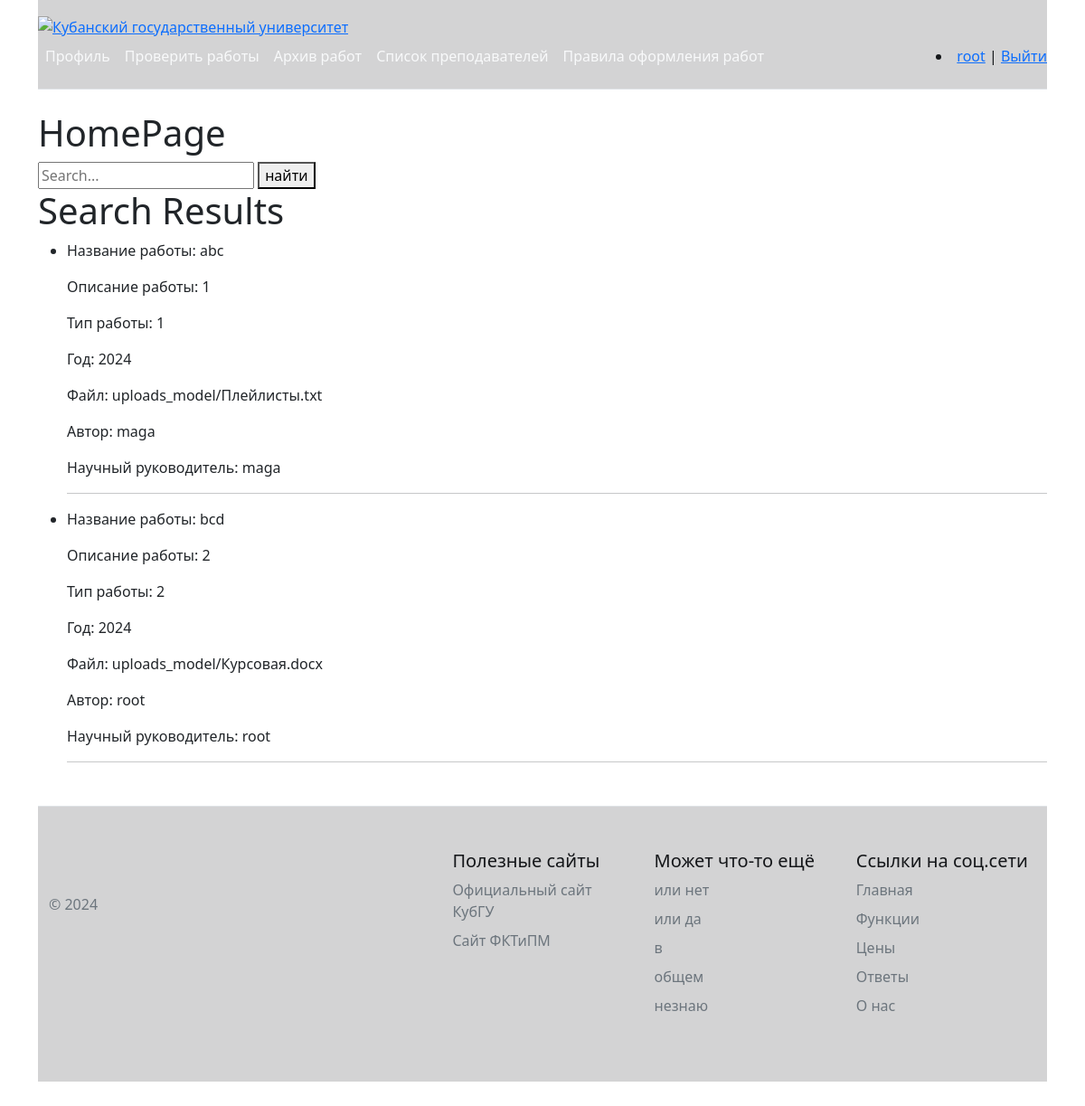
The page /home/ (signed in) on the database its author committed.
### works/models.py (models this page shows)
class Work(models.Model):
    name = models.CharField(max_length=100, db_index=True,
                            verbose_name="Название")
    description = models.CharField(max_length=100, db_index=True,
                                   verbose_name="Описание")
    type_of_work = models.CharField(max_length=100, db_index=True,
                                    verbose_name="Тип работы")
    year = models.DateTimeField(auto_now_add=True, verbose_name="Время создания")
    author = models.ForeignKey(get_user_model(), max_length=100, db_index=True,
                               verbose_name="Автор",
                               on_delete=models.SET_NULL, null=True,
                               related_name='st',)
    scientific_director = models.ForeignKey(get_user_model(), max_length=100,
                                            db_index=True, related_name='sd',
                                            verbose_name="Научный руководитель",
                                            on_delete=models.SET_NULL, null=True)
    file_word = models.FileField(upload_to='uploads_model')
    is_completed = models.BooleanField(verbose_name="Статус")

### works/views.py (the view)
# urls.py: path('', views.SearchWorksView.as_view(), name='home'),  # http://127.0.0.1:8000
class SearchWorksView(ListView):
    model = Work
    template_name = 'works/home.html'
    extra_context = {
        'title': 'Архив работ',
    }
    def get_queryset(self): # новый
        query = self.request.GET.get('q')
        if query != None:
            object_list = Work.objects.filter(
                Q(name__icontains=query)
            )
            return object_list
        else:
            return Work.objects.all()

### works/templates/works/home.html (shortened to what this page needs)
{% extends 'base.html' %}
{% block content %}
<h1>HomePage</h1>
<form action="{% url 'home' %}" method="get">
  <input name="q" type="text" placeholder="Search...">
  <button type="submit">найти</button>
</form>
<h1>Search Results</h1>
<ul>
  {% for work in object_list %}
    <li>
      <p>Название работы: {{ work.name }}</p>
      <p>Описание работы: {{ work.description }}</p>
      <p>Тип работы: {{ work.type_of_work }}</p>
      <p>Год: {{ work.year.year }}</p>
      <p>Файл: {{ work.file_word }}</p>
      <p>Автор: {{ work.author }}</p>
      <p>Научный руководитель: {{ work.scientific_director }}</p>
    </li>
    <hr>
  {% endfor %}
</ul>
{% endblock content%}

### templates/base.html (shortened to what this page needs)
{% load static %}
<!doctype html>
<html lang="en">
<head>
    <link href="https://cdn.jsdelivr.net/npm/bootstrap@5.0.2/dist/css/bootstrap.min.css" rel="stylesheet">
</head>
<body>
<div class="container">
    {% block header %}
	<div class="container alert-dark p-0 m-0">
        <header class="d-flex flex-wrap align-items-center justify-content-center justify-content-md-between py-3 mb-4 border-bottom">
          <div class="logo-img">
                    <a href="/ru" rel="home" title="Кубанский государственный университет"><img src="https://www.kubsu.ru/sites/all/themes/portal_kubsu/logo.png" alt="Кубанский государственный университет" id="logo" /></a>
          </div>
          <ul class="nav col-12 col-md-auto mb-2 justify-content-center mb-md-0">
              <li><a href="{% url 'users:edit_profile' %}"
                   class="nav-link px-2 link-light">Профиль</a></li>
              {% if user.is_authenticated %}
                  {% if user.is_staff %}
                  <li>
                      <a href="" class="nav-link px-2 link-light">Проверить работы</a>
                  </li>
                  {% else %}
                  <li>
                      <a href="" class="nav-link px-2 link-light">Писать работу</a>
                  </li>
                  {% endif %}
              {% endif %}
            <li><a href="{% url 'home' %}"
                   class="nav-link px-2 link-light">Архив
                работ</a></li>
            <li><a href="{% url 'list_teacher' %}"
                   class="nav-link px-2 link-light">Список
                преподавателей</a></li>
            <li>
                <a href="https://www.kubsu.ru/ru/fppk/oformlenie-vkr-i-kursovyh-rabot" class="nav-link px-2 link-light">Правила
                оформления работ</a></li>
          </ul>
          <div class="col-md-3 text-end">
            {% if user.is_authenticated %}
				<li class="last"><a href="{% url 'users:profile' %}">{{user.username}}</a> | <a href="{% url 'users:logout' %}">Выйти</a></li>
			{% endif %}
          </div>
        </header>
    </div>
{% endblock header %}
{% block main %}
{% block content %}
{% endblock content%}
{% endblock main%}
{% block footer %}
	<div class="container">
        <footer
                class="row row-cols-1 row-cols-sm-2 row-cols-md-5 py-5 my-5 border-top alert-dark">
            <div class="col mb-3">
              <a href="/" class="d-flex align-items-center mb-3 link-dark text-decoration-none">
                <svg class="bi me-2" width="40" height="32"><use xlink:href="#bootstrap"/></svg>
              </a>
              <p class="text-muted">&copy; 2024</p>
            </div>
            <div class="col mb-3">
            </div>
            <div class="col mb-3">
              <h5>Полезные сайты</h5>
              <ul class="nav flex-column">
                <li class="nav-item mb-2">
                    <a href="https://www.kubsu.ru/ru"
                       class="nav-link p-0 text-muted">Официальный сайт
                        КубГУ</a>
                </li>
                <li class="nav-item mb-2"><a href="https://www.kubsu.ru/ru/fktipm"
                                             class="nav-link p-0 text-muted">
                    Сайт ФКТиПМ</a></li>
              </ul>
            </div>
            <div class="col mb-3">
              <h5>Может что-то ещё</h5>
              <ul class="nav flex-column">
                <li class="nav-item mb-2"><a href="#"
                                             class="nav-link p-0 text-muted">
                    или нет</a></li>
                <li class="nav-item mb-2"><a href="#"
                                             class="nav-link p-0 text-muted">
                    или да</a></li>
                <li class="nav-item mb-2"><a href="#"
                                             class="nav-link p-0 text-muted">в</a></li>
                <li class="nav-item mb-2"><a href="#"
                                             class="nav-link p-0 text-muted">
                    общем</a></li>
                <li class="nav-item mb-2"><a href="#"
                                             class="nav-link p-0 text-muted">
                    незнаю</a></li>
              </ul>
            </div>
            <div class="col mb-3">
              <h5>Ссылки на соц.сети</h5>
              <ul class="nav flex-column">
                <li class="nav-item mb-2"><a href="#" class="nav-link p-0 text-muted">Главная</a></li>
                <li class="nav-item mb-2"><a href="#" class="nav-link p-0 text-muted">Функции</a></li>
                <li class="nav-item mb-2"><a href="#" class="nav-link p-0 text-muted">Цены</a></li>
                <li class="nav-item mb-2"><a href="#" class="nav-link p-0 text-muted">Ответы</a></li>
                <li class="nav-item mb-2"><a href="#" class="nav-link p-0 text-muted">О нас</a></li>
              </ul>
            </div>
        </footer>
    </div>
{% endblock footer %}
</div>
</body>
</html>

### rows shown on the page
Work: name "abc", description "1", type_of_work "1", year.year "2024", file_word "uploads_model/Плейлисты.txt", author "maga", scientific_director "maga"
Work: name "bcd", description "2", type_of_work "2", year.year "2024", file_word "uploads_model/Курсовая.docx", author "root", scientific_director "root"

### other values the page prints
{{ user.username }} "root"
